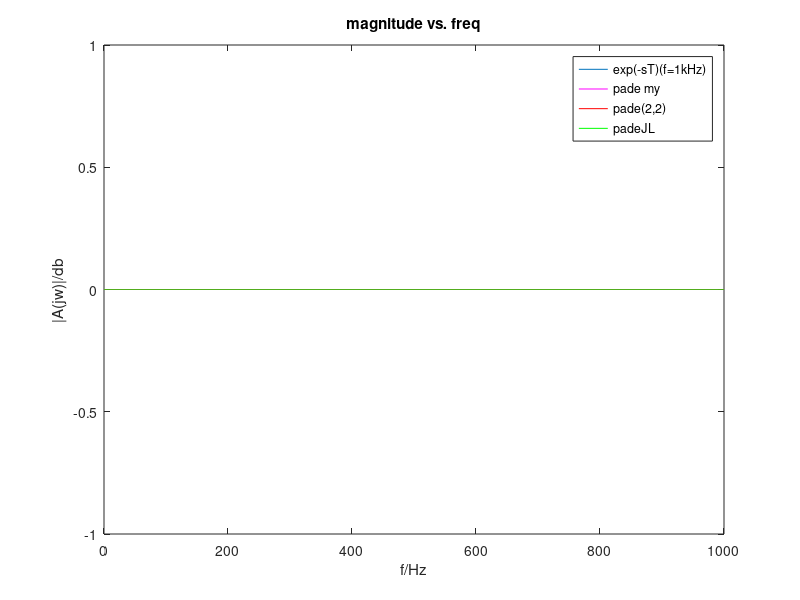
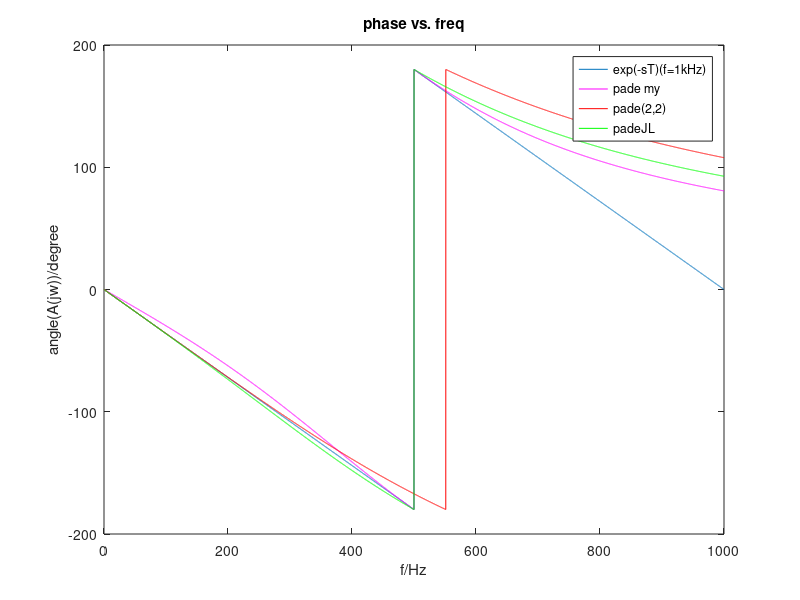
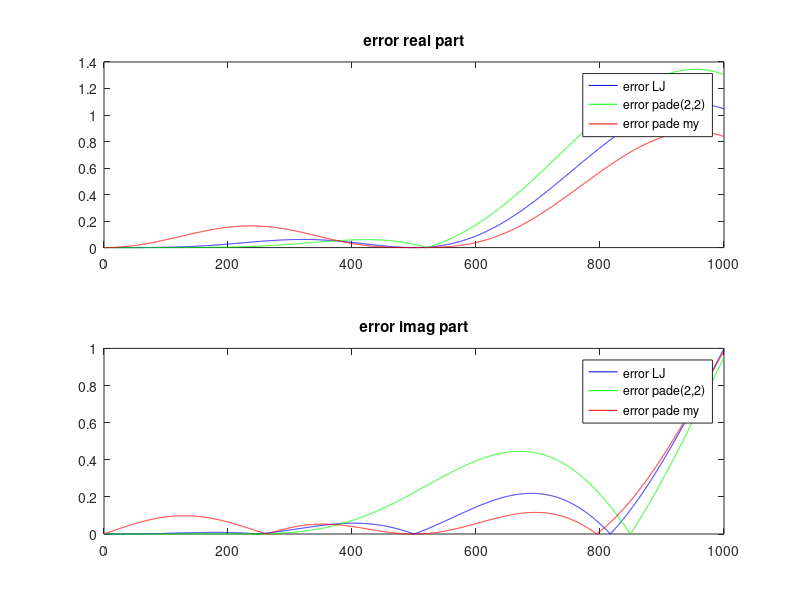
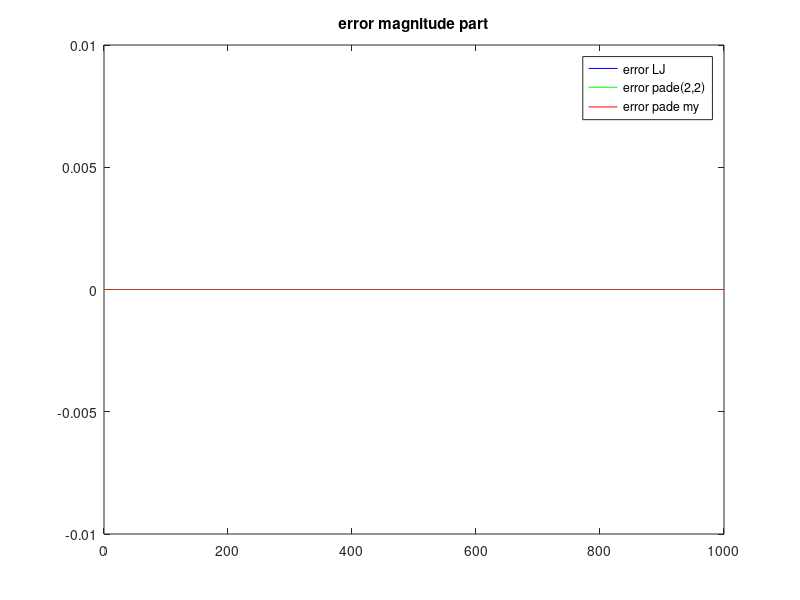

Source code (MATLAB) for these figures, in order:
close all
clear
clc

T=0.001;  % fsw=1/T=1000 Hz;
w=linspace(0,2*pi/T,10000);  % f:0-->fsw; 
f=w./(2*pi);
f1=exp(-1i*w*T);  %-sT,s=jw
amp_f1=abs(f1); phase_f1=angle(f1)*180/pi;  % rad*180/pi-->degree

x=-1i*w*T; s=1i*w;
f2_2=(x.^2+6*x+12)./(x.^2-6*x+12);  % pade(2,2)
real_f2_2=real(f2_2);imag_f2_2=imag(f2_2);
amp_f2_2=abs(f2_2); phase_f2_2=angle(f2_2)*180/pi;

A1=12/(pi^2);
Q=2/pi; w2=pi/T;   % pade_JL
f3=(A1*x.^2+6*x+12)./(A1*x.^2-6*x+12);
% f3=1-(s.*T)./(1+s./(Q*w2)+(s.^2)./(w2.^2));
real_f3=real(f3);imag_f3=imag(f3);
amp_f3=abs(f3); phase_f3=angle(f3)*180/pi;

B1=48/pi^2;
f_my=(A1*x.^2+B1*x+12)./(A1*x.^2-B1*x+12);  % pade_my
real_f_my=real(f_my);imag_f_my=imag(f_my);
amp_f_my=abs(f_my); phase_f_my=angle(f_my)*180/pi;

% mannitude vs. freq
% initial exp(-sT)
plot(f,20*log10(abs(f1)))
xlabel('f/Hz'); ylabel('|A(jw)|/db');
ylim([-1 1])
hold on
% pade_my
plot(f,20*log10(abs(f_my)),'m')

% pade(2,2)
plot(f,20*log10(abs(f2_2)),'r')
% padeJL
plot(f,20*log10(abs(f3)),'g')

legend('exp(-sT)(f=1kHz)','pade my','pade(2,2)','padeJL')
title('magnitude vs. freq')

% phase vs. freq
figure(2)
plot(f,phase_f1)
xlabel('f/Hz'); ylabel('angle(A(jw))/degree');
hold on
% pade_my
plot(f,phase_f_my,'m')

% pade(2,2)
plot(f,phase_f2_2,'r')
% padeJL
plot(f,phase_f3,'g')
legend('exp(-sT)(f=1kHz)','pade my','pade(2,2)','padeJL')
title('phase vs. freq')

%--------------error-------------------------
error_f3=f3-f1;
error_f2=f2_2-f1;
error_f_my=f_my-f1;
figure(3)
subplot(2,1,1)
plot(f,abs(real(error_f3)),'b')
hold on
plot(f,abs(real(error_f2)),'g')
hold on
plot(f,abs(real(error_f_my)),'r')
legend('error LJ','error pade(2,2)','error pade my')
title('error real part')

subplot(2,1,2)
plot(f,abs(imag(error_f3)),'b')
hold on
plot(f,abs(imag(error_f2)),'g')
hold on
plot(f,abs(imag(error_f_my)),'r')
legend('error LJ','error pade(2,2)','error pade my')
title('error imag part')

figure(4)
plot(f,abs(amp_f1-amp_f3),'b')
hold on
plot(f,abs(amp_f1-amp_f2_2),'g')
hold on
plot(f,abs(amp_f1-amp_f_my),'r')
ylim([-0.01,0.01])
legend('error LJ','error pade(2,2)','error pade my')
title('error magnitude part')

figure(5)
plot(f,abs(phase_f1-phase_f3),'b')
hold on
% tmp=[length(w)/2-1, length(w)/2, length(w)/2+1];
% plot(tmp,abs(phase_f1(tmp)-phase_f2_2(tmp)),'o')
plot(f,abs(phase_f1-phase_f2_2),'g')
hold on
plot(f,abs(phase_f1-phase_f_my),'r')
legend('error LJ','error pade(2,2)','error pade my')
title('error phase part')



